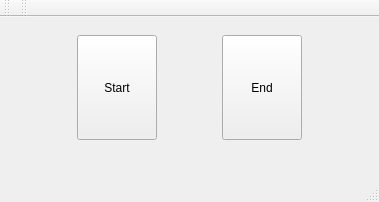
<?xml version="1.0" encoding="UTF-8"?>
<ui version="4.0">
 <class>MainWindow</class>
 <widget class="QMainWindow" name="MainWindow">
  <property name="geometry">
   <rect>
    <x>0</x>
    <y>0</y>
    <width>379</width>
    <height>202</height>
   </rect>
  </property>
  <property name="windowTitle">
   <string>MainWindow</string>
  </property>
  <widget class="QWidget" name="centralwidget">
   <property name="minimumSize">
    <size>
     <width>379</width>
     <height>141</height>
    </size>
   </property>
   <property name="maximumSize">
    <size>
     <width>379</width>
     <height>141</height>
    </size>
   </property>
   <layout class="QVBoxLayout" name="verticalLayout">
    <item>
     <widget class="QWidget" name="widget" native="true">
      <property name="sizePolicy">
       <sizepolicy hsizetype="Expanding" vsizetype="Expanding">
        <horstretch>0</horstretch>
        <verstretch>0</verstretch>
       </sizepolicy>
      </property>
      <property name="minimumSize">
       <size>
        <width>0</width>
        <height>0</height>
       </size>
      </property>
      <property name="maximumSize">
       <size>
        <width>10000</width>
        <height>10000</height>
       </size>
      </property>
      <layout class="QHBoxLayout" name="horizontalLayout">
       <item>
        <widget class="QPushButton" name="start_time_btn">
         <property name="sizePolicy">
          <sizepolicy hsizetype="Maximum" vsizetype="Minimum">
           <horstretch>0</horstretch>
           <verstretch>0</verstretch>
          </sizepolicy>
         </property>
         <property name="text">
          <string>Start</string>
         </property>
        </widget>
       </item>
       <item>
        <widget class="QPushButton" name="end_time_btn">
         <property name="sizePolicy">
          <sizepolicy hsizetype="Maximum" vsizetype="Minimum">
           <horstretch>0</horstretch>
           <verstretch>0</verstretch>
          </sizepolicy>
         </property>
         <property name="text">
          <string>End</string>
         </property>
        </widget>
       </item>
      </layout>
     </widget>
    </item>
   </layout>
  </widget>
  <widget class="QMenuBar" name="menubar">
   <property name="geometry">
    <rect>
     <x>0</x>
     <y>0</y>
     <width>379</width>
     <height>22</height>
    </rect>
   </property>
  </widget>
  <widget class="QStatusBar" name="statusbar"/>
  <widget class="QToolBar" name="toolBar">
   <property name="windowTitle">
    <string>toolBar</string>
   </property>
   <attribute name="toolBarArea">
    <enum>TopToolBarArea</enum>
   </attribute>
   <attribute name="toolBarBreak">
    <bool>false</bool>
   </attribute>
  </widget>
  <widget class="QToolBar" name="toolBar_2">
   <property name="windowTitle">
    <string>toolBar_2</string>
   </property>
   <attribute name="toolBarArea">
    <enum>TopToolBarArea</enum>
   </attribute>
   <attribute name="toolBarBreak">
    <bool>false</bool>
   </attribute>
  </widget>
 </widget>
 <resources/>
 <connections/>
</ui>
